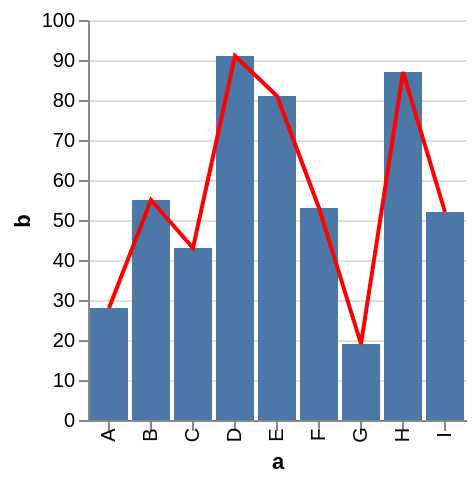

Vega-Lite specification stored for this chart:
### Vega specification from a JSON file in a GitHub repository (floating-point values rounded to 4 significant figures)
{"$schema": "http://vega.github.io/schema/vega/v3.0.json", "autosize": "pad", "padding": 5, "encode": {"update": {"fill": {"value": "transparent"}}}, "data": [{"name": "source_0", "values": [{"a": "A", "b": 28}, {"a": "B", "b": 55}, {"a": "C", "b": 43}, {"a": "D", "b": 91}, {"a": "E", "b": 81}, {"a": "F", "b": 53}, {"a": "G", "b": 19}, {"a": "H", "b": 87}, {"a": "I", "b": 52}]}, {"name": "data_1", "source": "source_0", "transform": [{"type": "formula", "expr": "toNumber(datum[\"b\"])", "as": "b"}, {"type": "filter", "expr": "datum[\"b\"] !== null && !isNaN(datum[\"b\"])"}]}, {"name": "data_2", "source": "source_0", "transform": [{"type": "formula", "expr": "toNumber(datum[\"b\"])", "as": "b"}, {"type": "filter", "expr": "datum[\"b\"] !== null && !isNaN(datum[\"b\"])"}, {"type": "collect", "sort": {"field": "a", "order": "descending"}}]}], "signals": [{"name": "width", "update": "max(layer_0_width, layer_1_width)"}, {"name": "height", "update": "max(layer_0_height, layer_1_height)"}, {"name": "layer_0_width", "update": "bandspace(domain('x').length, 0.1, 0.05) * 21"}, {"name": "layer_0_height", "update": "200"}, {"name": "layer_1_width", "update": "bandspace(domain('x').length, 0.1, 0.05) * 21"}, {"name": "layer_1_height", "update": "200"}], "marks": [{"name": "layer_0_marks", "type": "rect", "role": "bar", "from": {"data": "data_1"}, "encode": {"update": {"x": {"scale": "x", "field": "a"}, "width": {"scale": "x", "band": true}, "y": {"scale": "y", "field": "b"}, "y2": {"scale": "y", "value": 0}, "fill": {"value": "#4c78a8"}}}, "clip": true}, {"name": "layer_1_marks", "type": "line", "from": {"data": "data_2"}, "encode": {"update": {"x": {"scale": "x", "field": "a", "band": 0.5}, "y": {"scale": "y", "field": "b"}, "stroke": {"value": "red"}}}, "clip": true}], "scales": [{"name": "x", "type": "band", "domain": {"fields": [{"data": "data_1", "field": "a"}, {"data": "data_2", "field": "a"}], "sort": true}, "range": {"step": 21}, "round": true, "paddingInner": 0.1, "paddingOuter": 0.05}, {"name": "y", "type": "linear", "domain": {"fields": [{"data": "data_1", "field": "b"}, {"data": "data_2", "field": "b"}], "sort": true}, "range": [200, 0], "round": true, "nice": true, "zero": true}], "axes": [{"scale": "x", "orient": "bottom", "tickCount": 5, "title": "a", "zindex": 1, "encode": {"labels": {"update": {"angle": {"value": 270}, "baseline": {"value": "middle"}}}}}, {"scale": "y", "format": "s", "orient": "left", "title": "b", "zindex": 1}, {"scale": "y", "domain": false, "format": "s", "grid": true, "labels": false, "orient": "left", "ticks": false, "zindex": 0, "gridScale": "x"}]}
